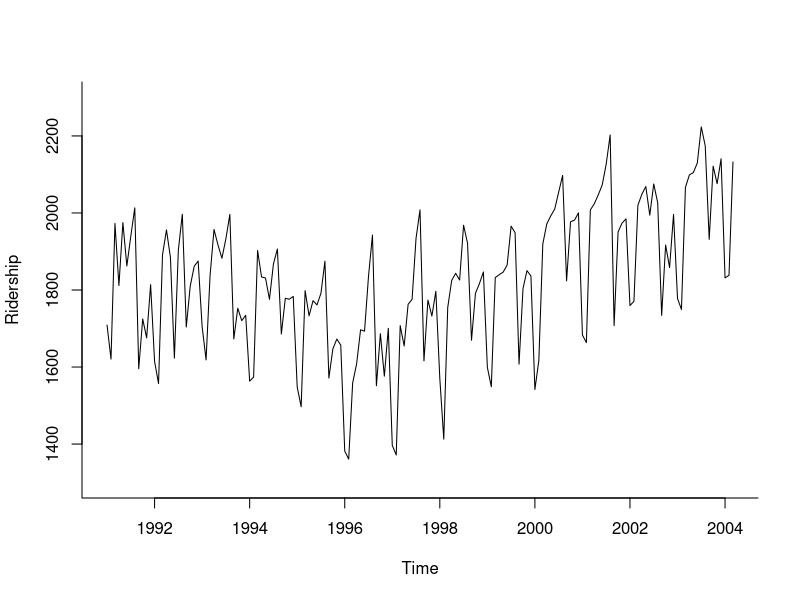

Generate this figure with R:
Amtrak.data <- read.csv("Amtrak data.csv")
ridership.ts <- ts(Amtrak.data$Ridership, start = c(1991,1), end = c(2004, 3), freq = 12)

# Figure 2-2
plot(ridership.ts, xlab = "Time", ylab = "Ridership", ylim = c(1300, 2300), bty = "l")
